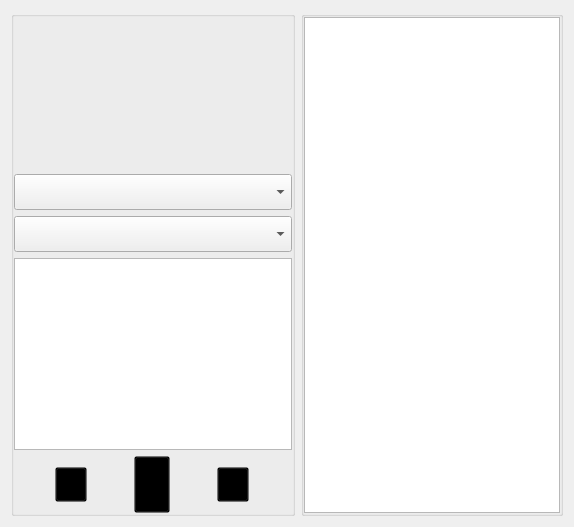
        <widget class="QWidget" name="tab_detail">
         <attribute name="title">
          <string>详情</string>
         </attribute>
         <layout class="QHBoxLayout" name="horizontalLayout">
          <item>
           <widget class="QGroupBox" name="box_info">
            <property name="minimumSize">
             <size>
              <width>284</width>
              <height>0</height>
             </size>
            </property>
            <property name="maximumSize">
             <size>
              <width>300</width>
              <height>16777215</height>
             </size>
            </property>
            <property name="styleSheet">
             <string notr="true">QPushButton{
 background: transparent; 
}
QLabel{
 background: transparent; 
}</string>
            </property>
            <property name="title">
             <string/>
            </property>
            <layout class="QVBoxLayout" name="verticalLayout_10">
             <property name="leftMargin">
              <number>0</number>
             </property>
             <property name="topMargin">
              <number>0</number>
             </property>
             <property name="rightMargin">
              <number>0</number>
             </property>
             <property name="bottomMargin">
              <number>0</number>
             </property>
             <item>
              <widget class="QLabel" name="info_pic">
               <property name="sizePolicy">
                <sizepolicy hsizetype="Preferred" vsizetype="Preferred">
                 <horstretch>0</horstretch>
                 <verstretch>0</verstretch>
                </sizepolicy>
               </property>
               <property name="minimumSize">
                <size>
                 <width>151</width>
                 <height>151</height>
                </size>
               </property>
               <property name="maximumSize">
                <size>
                 <width>300</width>
                 <height>300</height>
                </size>
               </property>
               <property name="text">
                <string/>
               </property>
               <property name="pixmap">
                <pixmap resource="resources.qrc">:/resource/img/timg.jpeg</pixmap>
               </property>
               <property name="scaledContents">
                <bool>true</bool>
               </property>
               <property name="alignment">
                <set>Qt::AlignCenter</set>
               </property>
               <property name="wordWrap">
                <bool>false</bool>
               </property>
              </widget>
             </item>
             <item>
              <widget class="QComboBox" name="comboBox_name">
               <property name="minimumSize">
                <size>
                 <width>0</width>
                 <height>36</height>
                </size>
               </property>
               <property name="maximumSize">
                <size>
                 <width>16777215</width>
                 <height>16777215</height>
                </size>
               </property>
              </widget>
             </item>
             <item>
              <widget class="QComboBox" name="comboBox_part">
               <property name="minimumSize">
                <size>
                 <width>0</width>
                 <height>36</height>
                </size>
               </property>
               <property name="maximumSize">
                <size>
                 <width>16777215</width>
                 <height>16777215</height>
                </size>
               </property>
              </widget>
             </item>
             <item>
              <widget class="QTextEdit" name="info_des">
               <property name="enabled">
                <bool>true</bool>
               </property>
               <property name="minimumSize">
                <size>
                 <width>151</width>
                 <height>151</height>
                </size>
               </property>
               <property name="acceptDrops">
                <bool>true</bool>
               </property>
               <property name="inputMethodHints">
                <set>Qt::ImhMultiLine</set>
               </property>
               <property name="readOnly">
                <bool>true</bool>
               </property>
              </widget>
             </item>
             <item>
              <layout class="QHBoxLayout" name="horizontalLayout_7">
               <property name="topMargin">
                <number>0</number>
               </property>
               <property name="bottomMargin">
                <number>0</number>
               </property>
               <item>
                <widget class="QPushButton" name="info_front">
                 <property name="minimumSize">
                  <size>
                   <width>32</width>
                   <height>35</height>
                  </size>
                 </property>
                 <property name="maximumSize">
                  <size>
                   <width>32</width>
                   <height>35</height>
                  </size>
                 </property>
                 <property name="styleSheet">
                  <string notr="true">QPushButton{
    border-image:url(://resource/img/front_out.svg) 0px 0px no-repeat;
 background: transparent; 
}
QPushButton:hover{
     border-image:url(://resource/img/front_on.svg) -0px 0px no-repeat;
  background: transparent; 
}
</string>
                 </property>
                 <property name="text">
                  <string/>
                 </property>
                </widget>
               </item>
               <item>
                <widget class="QPushButton" name="info_play">
                 <property name="minimumSize">
                  <size>
                   <width>36</width>
                   <height>57</height>
                  </size>
                 </property>
                 <property name="maximumSize">
                  <size>
                   <width>36</width>
                   <height>57</height>
                  </size>
                 </property>
                 <property name="focusPolicy">
                  <enum>Qt::NoFocus</enum>
                 </property>
                 <property name="styleSheet">
                  <string notr="true">QPushButton{
    border-image:url(://resource/img/play_at.svg) 0px 0px no-repeat;
  background: transparent; 
}
QPushButton:hover{
   background: transparent; 
     border-image:url(://resource/img/play_on.svg) 0px 0px no-repeat;
}
</string>
                 </property>
                 <property name="text">
                  <string/>
                 </property>
                </widget>
               </item>
               <item>
                <widget class="QPushButton" name="info_next">
                 <property name="minimumSize">
                  <size>
                   <width>32</width>
                   <height>35</height>
                  </size>
                 </property>
                 <property name="maximumSize">
                  <size>
                   <width>32</width>
                   <height>35</height>
                  </size>
                 </property>
                 <property name="styleSheet">
                  <string notr="true">QPushButton{
    border-image:url(://resource/img/next_out.svg) 0px 0px no-repeat;
 background: transparent; 
}
QPushButton:hover{
     border-image:url(://resource/img/next_on.svg) -0px 0px no-repeat;
}
</string>
                 </property>
                 <property name="text">
                  <string/>
                 </property>
                </widget>
               </item>
              </layout>
             </item>
            </layout>
           </widget>
          </item>
          <item>
           <widget class="QGroupBox" name="box_parts">
            <property name="sizePolicy">
             <sizepolicy hsizetype="Expanding" vsizetype="Preferred">
              <horstretch>0</horstretch>
              <verstretch>0</verstretch>
             </sizepolicy>
            </property>
            <property name="minimumSize">
             <size>
              <width>200</width>
              <height>0</height>
             </size>
            </property>
            <property name="title">
             <string/>
            </property>
            <layout class="QVBoxLayout" name="verticalLayout_4">
             <property name="leftMargin">
              <number>0</number>
             </property>
             <property name="topMargin">
              <number>0</number>
             </property>
             <property name="rightMargin">
              <number>0</number>
             </property>
             <property name="bottomMargin">
              <number>0</number>
             </property>
             <item>
              <widget class="QListWidget" name="detail_partlist">
               <property name="minimumSize">
                <size>
                 <width>150</width>
                 <height>150</height>
                </size>
               </property>
               <property name="sizeIncrement">
                <size>
                 <width>0</width>
                 <height>0</height>
                </size>
               </property>
               <property name="editTriggers">
                <set>QAbstractItemView::NoEditTriggers</set>
               </property>
               <property name="iconSize">
                <size>
                 <width>0</width>
                 <height>0</height>
                </size>
               </property>
               <property name="textElideMode">
                <enum>Qt::ElideNone</enum>
               </property>
               <property name="flow">
                <enum>QListView::LeftToRight</enum>
               </property>
               <property name="resizeMode">
                <enum>QListView::Adjust</enum>
               </property>
               <property name="layoutMode">
                <enum>QListView::SinglePass</enum>
               </property>
               <property name="spacing">
                <number>10</number>
               </property>
               <property name="gridSize">
                <size>
                 <width>125</width>
                 <height>40</height>
                </size>
               </property>
               <property name="viewMode">
                <enum>QListView::IconMode</enum>
               </property>
              </widget>
             </item>
            </layout>
           </widget>
          </item>
         </layout>
        </widget>
